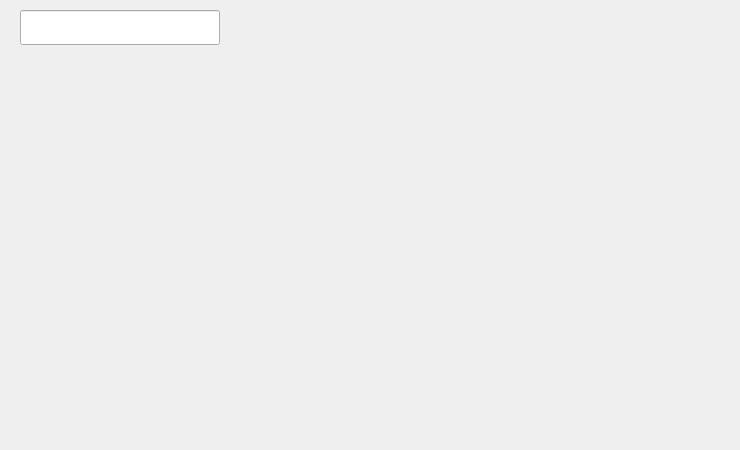
<ui version="4.0">
  <class>FastCalcTest</class>
  <widget class="QMainWindow" name="FastCalcTest">
    <property name="geometry">
      <rect>
        <x>0</x>
        <y>0</y>
        <width>740</width>
        <height>450</height>
      </rect>
    </property>
    <property name="windowTitle">
      <string>EPICS3 Cartesian fast calc</string>
    </property>
    <widget class="QWidget" name="centralwidget">
      <widget class="caLineEdit" name="counter">
        <property name="geometry">
          <rect>
            <x>20</x>
            <y>10</y>
            <width>200</width>
            <height>35</height>
          </rect>
        </property>
        <property name="channel">
          <string>epics3://IPAFAST:counter</string>
        </property>
      </widget>
      <widget class="caCartesianPlot" name="fastPlot">
        <property name="geometry">
          <rect>
            <x>10</x>
            <y>55</y>
            <width>710</width>
            <height>370</height>
          </rect>
        </property>
        <property name="channels_1">
          <string>;epics3://IPAFAST:wave</string>
        </property>
        <property name="Title">
          <string>10 Hz calc via 32-value circular buffer</string>
        </property>
        <property name="XaxisScaling">
          <enum>caCartesianPlot::axisScaling::Auto</enum>
        </property>
        <property name="YaxisScaling">
          <enum>caCartesianPlot::axisScaling::Auto</enum>
        </property>
        <property name="Style_1">
          <enum>caCartesianPlot::curvStyle::ThinLines</enum>
        </property>
        <property name="symbol_1">
          <enum>caCartesianPlot::curvSymbol::Ellipse</enum>
        </property>
        <property name="TitleX">
          <string>Sample index</string>
        </property>
        <property name="TitleY">
          <string>Counter value</string>
        </property>
        <property name="color_1">
          <color>
            <red>0</red>
            <green>80</green>
            <blue>200</blue>
          </color>
        </property>
      </widget>
    </widget>
  </widget>
  <customwidgets>
    <customwidget>
      <class>caLineEdit</class>
      <extends>QLineEdit</extends>
      <header>calineedit.h</header>
    </customwidget>
    <customwidget>
      <class>caCartesianPlot</class>
      <extends>QWidget</extends>
      <header>cacartesianplot.h</header>
    </customwidget>
  </customwidgets>
  <resources />
  <connections />
</ui>
